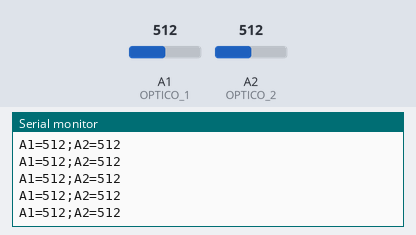
A sketch run on a simulated Arduino Uno, built with avr-gcc and run on an emulated ATmega328P. On the bench: the last lines printed to the serial monitor. The test bench sets the inputs (shaded band); at power-on: A1 (OPTICO_1) = 512, A2 (OPTICO_2) = 512.

Above: at 1.2 s.
1.3 s: A1 (OPTICO_1) set to 716
At 1.56 s:
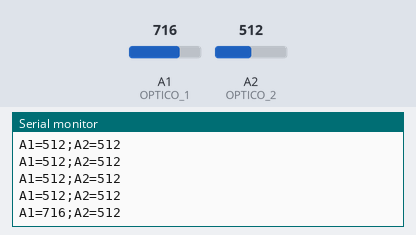
2.8 s: A2 (OPTICO_2) set to 716
At 2.96 s:
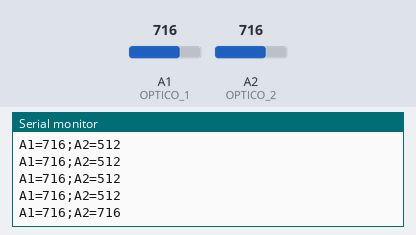
4.3 s: A1 (OPTICO_1) set to 900
At 4.37 s:
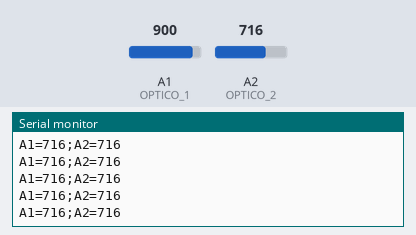
5.8 s: A2 (OPTICO_2) set to 900
At 5.97 s:
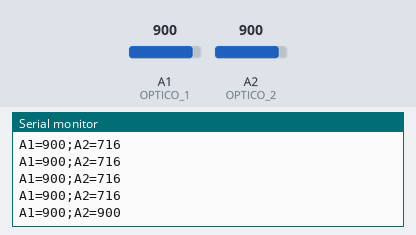
Timing chart, 0 to 8.3 s (numbered marks = the images above; inputs shaded):
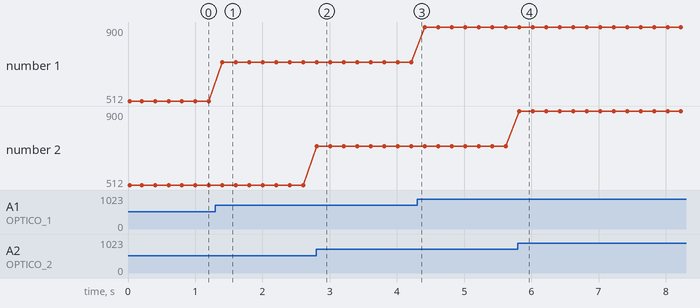

The sketch:

optical_a1_a2.ino
```cpp
// PASCO / FlexDuino — diagnostic optical acquisition (17 Oct 2026)
// Red optical board: A1; blue optical board: A2
// Readings are raw ADC counts (0–1023), NOT lux.
const int OPTICO_1 = A1;
const int OPTICO_2 = A2;
void setup() {
  Serial.begin(9600);
  Serial.println("PASCO | AQUISICAO OPTICA");
}
void loop() {
  int canal1 = analogRead(OPTICO_1);
  int canal2 = analogRead(OPTICO_2);
  Serial.print("A1=");
  Serial.print(canal1);
  Serial.print(";A2=");
  Serial.println(canal2);
  delay(200);
}
```

Measured:
- after the input at 1.3 s, the serial monitor: prints a new line after 0.10 s (image 1)
- after the input at 2.8 s, the serial monitor: prints a new line at once (image 2)
- after the input at 5.8 s, the serial monitor: prints a new line at once (image 4)
- plotted number 1: 512 → 716 after the input at 1.3 s, 716 → 900 after the input at 4.3 s
